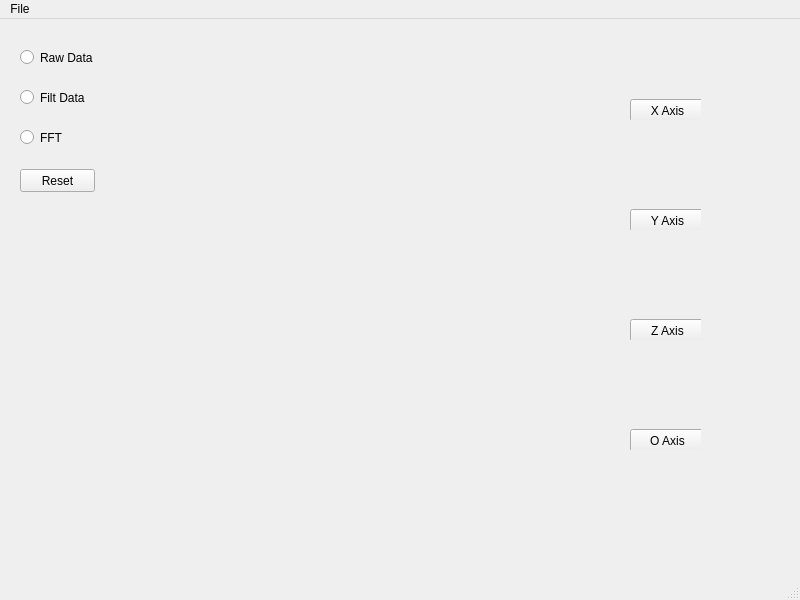
<?xml version="1.0" encoding="UTF-8"?>
<ui version="4.0">
 <class>MainWindow</class>
 <widget class="QMainWindow" name="MainWindow">
  <property name="geometry">
   <rect>
    <x>0</x>
    <y>0</y>
    <width>800</width>
    <height>600</height>
   </rect>
  </property>
  <property name="windowTitle">
   <string>MainWindow</string>
  </property>
  <widget class="QWidget" name="centralwidget">
   <widget class="QCustomPlot" name="widgetplotX" native="true">
    <property name="geometry">
     <rect>
      <x>130</x>
      <y>20</y>
      <width>571</width>
      <height>81</height>
     </rect>
    </property>
    <widget class="QPushButton" name="xAxisBtn">
     <property name="geometry">
      <rect>
       <x>500</x>
       <y>60</y>
       <width>75</width>
       <height>23</height>
      </rect>
     </property>
     <property name="text">
      <string>X Axis</string>
     </property>
    </widget>
   </widget>
   <widget class="QCustomPlot" name="widgetplotY" native="true">
    <property name="geometry">
     <rect>
      <x>130</x>
      <y>130</y>
      <width>571</width>
      <height>81</height>
     </rect>
    </property>
    <widget class="QPushButton" name="yAxisBtn">
     <property name="geometry">
      <rect>
       <x>500</x>
       <y>60</y>
       <width>75</width>
       <height>23</height>
      </rect>
     </property>
     <property name="text">
      <string>Y Axis</string>
     </property>
    </widget>
   </widget>
   <widget class="QCustomPlot" name="widgetplotZ" native="true">
    <property name="geometry">
     <rect>
      <x>130</x>
      <y>240</y>
      <width>571</width>
      <height>81</height>
     </rect>
    </property>
    <widget class="QPushButton" name="zAxisBtn">
     <property name="geometry">
      <rect>
       <x>500</x>
       <y>60</y>
       <width>75</width>
       <height>23</height>
      </rect>
     </property>
     <property name="text">
      <string>Z Axis</string>
     </property>
    </widget>
   </widget>
   <widget class="QPushButton" name="resetBtn">
    <property name="geometry">
     <rect>
      <x>20</x>
      <y>150</y>
      <width>75</width>
      <height>23</height>
     </rect>
    </property>
    <property name="text">
     <string>Reset</string>
    </property>
   </widget>
   <widget class="QCustomPlot" name="widgetplotO" native="true">
    <property name="geometry">
     <rect>
      <x>130</x>
      <y>350</y>
      <width>571</width>
      <height>81</height>
     </rect>
    </property>
    <widget class="QPushButton" name="oAxisBtn">
     <property name="geometry">
      <rect>
       <x>500</x>
       <y>60</y>
       <width>75</width>
       <height>23</height>
      </rect>
     </property>
     <property name="text">
      <string>O Axis</string>
     </property>
    </widget>
   </widget>
   <widget class="QCustomPlot" name="widgetPlotZoom" native="true">
    <property name="geometry">
     <rect>
      <x>130</x>
      <y>19</y>
      <width>571</width>
      <height>411</height>
     </rect>
    </property>
   </widget>
   <widget class="QRadioButton" name="rdbtnRawData">
    <property name="geometry">
     <rect>
      <x>20</x>
      <y>30</y>
      <width>82</width>
      <height>17</height>
     </rect>
    </property>
    <property name="text">
     <string>Raw Data</string>
    </property>
   </widget>
   <widget class="QRadioButton" name="rdbtnFiltData">
    <property name="geometry">
     <rect>
      <x>20</x>
      <y>70</y>
      <width>82</width>
      <height>17</height>
     </rect>
    </property>
    <property name="text">
     <string>Filt Data</string>
    </property>
   </widget>
   <widget class="QRadioButton" name="rdbtnFFT">
    <property name="geometry">
     <rect>
      <x>20</x>
      <y>110</y>
      <width>82</width>
      <height>17</height>
     </rect>
    </property>
    <property name="text">
     <string>FFT</string>
    </property>
   </widget>
  </widget>
  <widget class="QMenuBar" name="menubar">
   <property name="geometry">
    <rect>
     <x>0</x>
     <y>0</y>
     <width>800</width>
     <height>21</height>
    </rect>
   </property>
   <widget class="QMenu" name="menuFile">
    <property name="title">
     <string>File</string>
    </property>
    <addaction name="actionOpen"/>
    <addaction name="actionSave"/>
    <addaction name="actionClose"/>
   </widget>
   <addaction name="menuFile"/>
  </widget>
  <widget class="QStatusBar" name="statusbar"/>
  <action name="actionOpen">
   <property name="text">
    <string>Open</string>
   </property>
  </action>
  <action name="actionSave">
   <property name="text">
    <string>Save</string>
   </property>
  </action>
  <action name="actionClose">
   <property name="text">
    <string>Close</string>
   </property>
  </action>
 </widget>
 <customwidgets>
  <customwidget>
   <class>QCustomPlot</class>
   <extends>QWidget</extends>
   <header>qcustomplot.h</header>
   <container>1</container>
  </customwidget>
 </customwidgets>
 <resources/>
 <connections/>
</ui>
